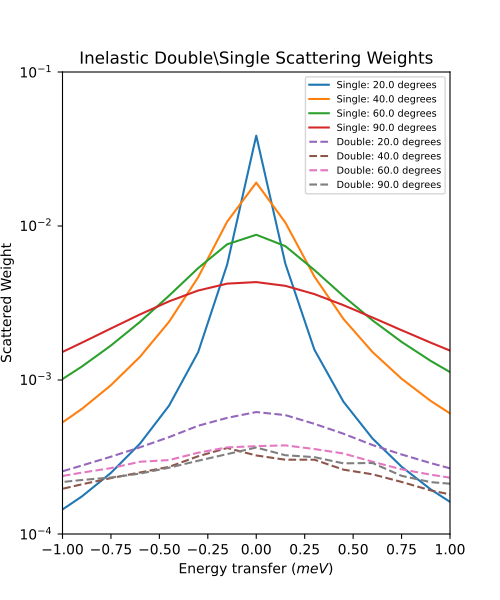

Recreate this plot in Python.
# import mantid algorithms, numpy and matplotlib
from mantid.simpleapi import *
import matplotlib.pyplot as plt
import numpy as np
import math

# parameterised Lorentzian S(Q,w) from Discus pdf
# wavelength = 4 Angstroms, k=1.57
X,Y, SpecAxis =[],[],[]
qmin, qmax = 0.,4.0
nqpts = 9
wmin, wmax = -5.85, 5.85 # meV
nwpts = 79 # negative w is given explicitly so ~double number of pts in Discus
D = 0.15 # Angstom-2 meV -1 = 2.3E-05 cm2 s-1
TEMP=300
HOVERT = 11.6087/TEMP
for iq in range(nqpts):
   q = iq * (qmax-qmin)/(nqpts-1) + qmin
   SpecAxis.append(q)
   for iw in range(nwpts):
     w = iw * (wmax-wmin)/(nwpts-1) + wmin
     X.append(w)
     if (w*w + (D*q*q)**2==0.):
        # Discus S(Q,w) has zero here so do likewise
        print("Denominator zero so outputting S(q,w)=0")
        Y.append(0.)
     else:
        Sqw = D*q*q/(math.pi*(w*w + (D*q*q)**2))
        # Apply detailed balance, neutrons more likely to lose energy in each scatter
        # Mantid has w = Ei-Ef
        if (w > 0.):
           Sqw = Sqw * math.exp(HOVERT * w)
        # S(Q,w) is capped at exactly 4.0 for some reason in Discus example
        Y.append(min(Sqw,4.0))

sqw = CreateWorkspace(DataX=X,DataY=Y,UnitX="DeltaE",
                      VerticalAxisUnit="MomentumTransfer",
                      VerticalAxisValues=SpecAxis, NSpec=nqpts)

two_thetas = [20.0, 40.0, 60.0, 90.0]

ws = CreateSampleWorkspace(WorkspaceType="Histogram",
                           XUnit="DeltaE",
                           Xmin=wmin-0.5*(wmax-wmin)/(nwpts-1),
                           Xmax=wmax+0.5*(wmax-wmin)/(nwpts-1),
                           BinWidth=(wmax-wmin)/(nwpts-1),
                           NumBanks=len(two_thetas),
                           BankPixelWidth=1,
                           InstrumentName="testinst")

# set up ring of detectors in yz plane
ids = list(range(1,len(two_thetas)+1))
EditInstrumentGeometry(ws,
    PrimaryFlightPath=14.0,
    SpectrumIDs=ids,
    L2=[2.0] * len(two_thetas),
    Polar=two_thetas,
    #azimuthal angle=phi, phi=0 along x axis and increases as move towards vertical y axis
    Azimuthal=[-90.0] * len(two_thetas),
    DetectorIDs=ids,
    InstrumentName="testinst")

# flat plate sample 5cm x 5cm x 0.065cm
cuboid_xml = " \
<cuboid id='flatplate'> \
  <width val='0.05' /> \
  <height val='0.05'  /> \
  <depth  val='0.00065' /> \
  <centre x='0.0' y='0.0' z='0.0'  /> \
  <rotate x='45' y='0' z='0' /> \
</cuboid> \
"
SetSample(InputWorkspace=ws,
          Geometry={'Shape': 'CSG', 'Value': cuboid_xml},
          Material={'NumberDensity': 0.02, 'AttenuationXSection': 0.0,
                    'CoherentXSection': 0.0, 'IncoherentXSection': 0.0, 'ScatteringXSection': 80.0})

#match Ei value from DISCUS pdf Figure 1
ws.run().addProperty("deltaE-mode", "Direct", True);
ws.run().addProperty("Ei", 5.1, True);

DiscusMultipleScatteringCorrection(InputWorkspace=ws, StructureFactorWorkspace=sqw,
                                   OutputWorkspace="MuscatResults", NeutronPathsSingle=200,
                                   NeutronPathsMultiple=1000)

# reverse w axis because Discus w = Ef-Ei (opposite to Mantid)
for i in range(mtd['MuscatResults_Scatter_1'].getNumberHistograms()):
    y = np.flip(mtd['MuscatResults_Scatter_1'].dataY(i),0)
    mtd['MuscatResults_Scatter_1'].setY(i,y.tolist())
for i in range(mtd['MuscatResults_Scatter_2'].getNumberHistograms()):
    y = np.flip(mtd['MuscatResults_Scatter_2'].dataY(i),0)
    mtd['MuscatResults_Scatter_2'].setY(i,y.tolist())

plt.rcParams['figure.figsize'] = (5, 6)
fig, ax = plt.subplots(subplot_kw={'projection':'mantid'})
for i, tt in enumerate(two_thetas):
    ax.plot(mtd['MuscatResults_Scatter_1'], wkspIndex=i, label='Single: ' + str(tt) + ' degrees')
for i, tt in enumerate(two_thetas):
    ax.plot(mtd['MuscatResults_Scatter_2'], wkspIndex=i, label='Double: ' + str(tt) + ' degrees', linestyle='--')
plt.yscale('log')
ax.set_xlim(-1,1)
ax.set_ylim(1e-4,1e-1)
ax.legend(fontsize=7.0)
plt.title("Inelastic Double\\Single Scattering Weights")
fig.show()
mtd.clear()
